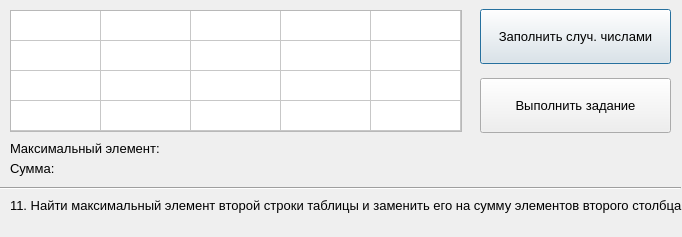
<?xml version="1.0" encoding="UTF-8"?>
<ui version="4.0">
 <class>Dialog</class>
 <widget class="QDialog" name="Dialog">
  <property name="geometry">
   <rect>
    <x>0</x>
    <y>0</y>
    <width>682</width>
    <height>237</height>
   </rect>
  </property>
  <property name="minimumSize">
   <size>
    <width>682</width>
    <height>237</height>
   </size>
  </property>
  <property name="maximumSize">
   <size>
    <width>682</width>
    <height>237</height>
   </size>
  </property>
  <property name="windowTitle">
   <string>Dialog</string>
  </property>
  <widget class="QTableWidget" name="tableWidget">
   <property name="enabled">
    <bool>true</bool>
   </property>
   <property name="geometry">
    <rect>
     <x>10</x>
     <y>10</y>
     <width>452</width>
     <height>122</height>
    </rect>
   </property>
   <property name="minimumSize">
    <size>
     <width>441</width>
     <height>0</height>
    </size>
   </property>
   <property name="maximumSize">
    <size>
     <width>455</width>
     <height>220</height>
    </size>
   </property>
   <property name="font">
    <font>
     <pointsize>10</pointsize>
    </font>
   </property>
   <property name="rowCount">
    <number>4</number>
   </property>
   <attribute name="horizontalHeaderVisible">
    <bool>false</bool>
   </attribute>
   <attribute name="horizontalHeaderCascadingSectionResizes">
    <bool>false</bool>
   </attribute>
   <attribute name="horizontalHeaderDefaultSectionSize">
    <number>90</number>
   </attribute>
   <attribute name="horizontalHeaderMinimumSectionSize">
    <number>55</number>
   </attribute>
   <attribute name="verticalHeaderVisible">
    <bool>false</bool>
   </attribute>
   <attribute name="verticalHeaderHighlightSections">
    <bool>false</bool>
   </attribute>
   <row>
    <property name="text">
     <string/>
    </property>
   </row>
   <row>
    <property name="text">
     <string/>
    </property>
   </row>
   <row>
    <property name="text">
     <string/>
    </property>
   </row>
   <row>
    <property name="text">
     <string/>
    </property>
   </row>
   <column>
    <property name="text">
     <string>C1</string>
    </property>
   </column>
   <column>
    <property name="text">
     <string>C2</string>
    </property>
   </column>
   <column>
    <property name="text">
     <string>C3</string>
    </property>
   </column>
   <column>
    <property name="text">
     <string>C4</string>
    </property>
   </column>
   <column>
    <property name="text">
     <string>C5</string>
    </property>
   </column>
  </widget>
  <widget class="QPushButton" name="btn_random_number">
   <property name="geometry">
    <rect>
     <x>480</x>
     <y>9</y>
     <width>191</width>
     <height>55</height>
    </rect>
   </property>
   <property name="font">
    <font>
     <family>Segoe UI</family>
     <pointsize>10</pointsize>
    </font>
   </property>
   <property name="text">
    <string>Заполнить случ. числами</string>
   </property>
  </widget>
  <widget class="QPushButton" name="btn_solve">
   <property name="geometry">
    <rect>
     <x>480</x>
     <y>78</y>
     <width>191</width>
     <height>55</height>
    </rect>
   </property>
   <property name="font">
    <font>
     <family>Segoe UI</family>
     <pointsize>10</pointsize>
    </font>
   </property>
   <property name="text">
    <string>Выполнить задание</string>
   </property>
  </widget>
  <widget class="QLabel" name="label_max_el">
   <property name="geometry">
    <rect>
     <x>10</x>
     <y>140</y>
     <width>501</width>
     <height>16</height>
    </rect>
   </property>
   <property name="font">
    <font>
     <family>Segoe UI</family>
     <pointsize>10</pointsize>
    </font>
   </property>
   <property name="text">
    <string>Максимальный элемент:</string>
   </property>
  </widget>
  <widget class="QLabel" name="label_task_1">
   <property name="geometry">
    <rect>
     <x>10</x>
     <y>190</y>
     <width>681</width>
     <height>31</height>
    </rect>
   </property>
   <property name="font">
    <font>
     <family>Segoe UI</family>
     <pointsize>10</pointsize>
    </font>
   </property>
   <property name="text">
    <string>&lt;html&gt;&lt;head/&gt;&lt;body&gt;&lt;p&gt;11. Найти максимальный элемент второй строки таблицы и заменить его на сумму элементов второго столбца &lt;/p&gt;&lt;/body&gt;&lt;/html&gt;</string>
   </property>
  </widget>
  <widget class="QLabel" name="label_info">
   <property name="geometry">
    <rect>
     <x>210</x>
     <y>140</y>
     <width>451</width>
     <height>41</height>
    </rect>
   </property>
   <property name="font">
    <font>
     <family>Segoe UI</family>
     <pointsize>13</pointsize>
     <weight>50</weight>
     <bold>false</bold>
    </font>
   </property>
   <property name="styleSheet">
    <string notr="true">color: rgb(170, 0, 0);</string>
   </property>
   <property name="text">
    <string/>
   </property>
  </widget>
  <widget class="Line" name="line">
   <property name="geometry">
    <rect>
     <x>0</x>
     <y>180</y>
     <width>681</width>
     <height>16</height>
    </rect>
   </property>
   <property name="orientation">
    <enum>Qt::Horizontal</enum>
   </property>
  </widget>
  <widget class="QLabel" name="label_sum">
   <property name="geometry">
    <rect>
     <x>10</x>
     <y>160</y>
     <width>501</width>
     <height>16</height>
    </rect>
   </property>
   <property name="font">
    <font>
     <family>Segoe UI</family>
     <pointsize>10</pointsize>
    </font>
   </property>
   <property name="text">
    <string>Сумма:</string>
   </property>
  </widget>
 </widget>
 <resources/>
 <connections/>
</ui>
